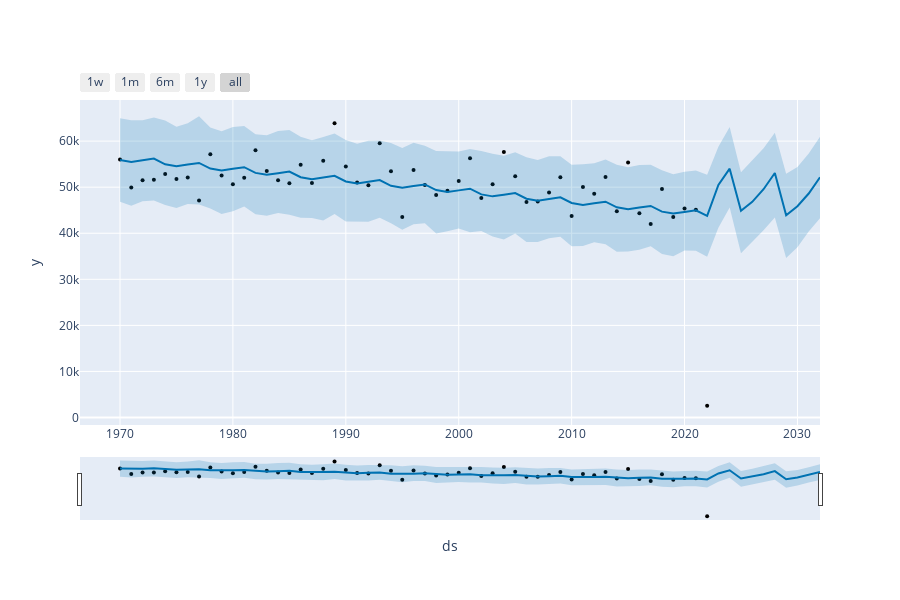

Source (notebook cell):
### Code cell
data_year, model_year, pred_year = temporal_prediction(df, time="year", periods=10)
display_temporal_prediction(data_year, model_year, pred_year)
